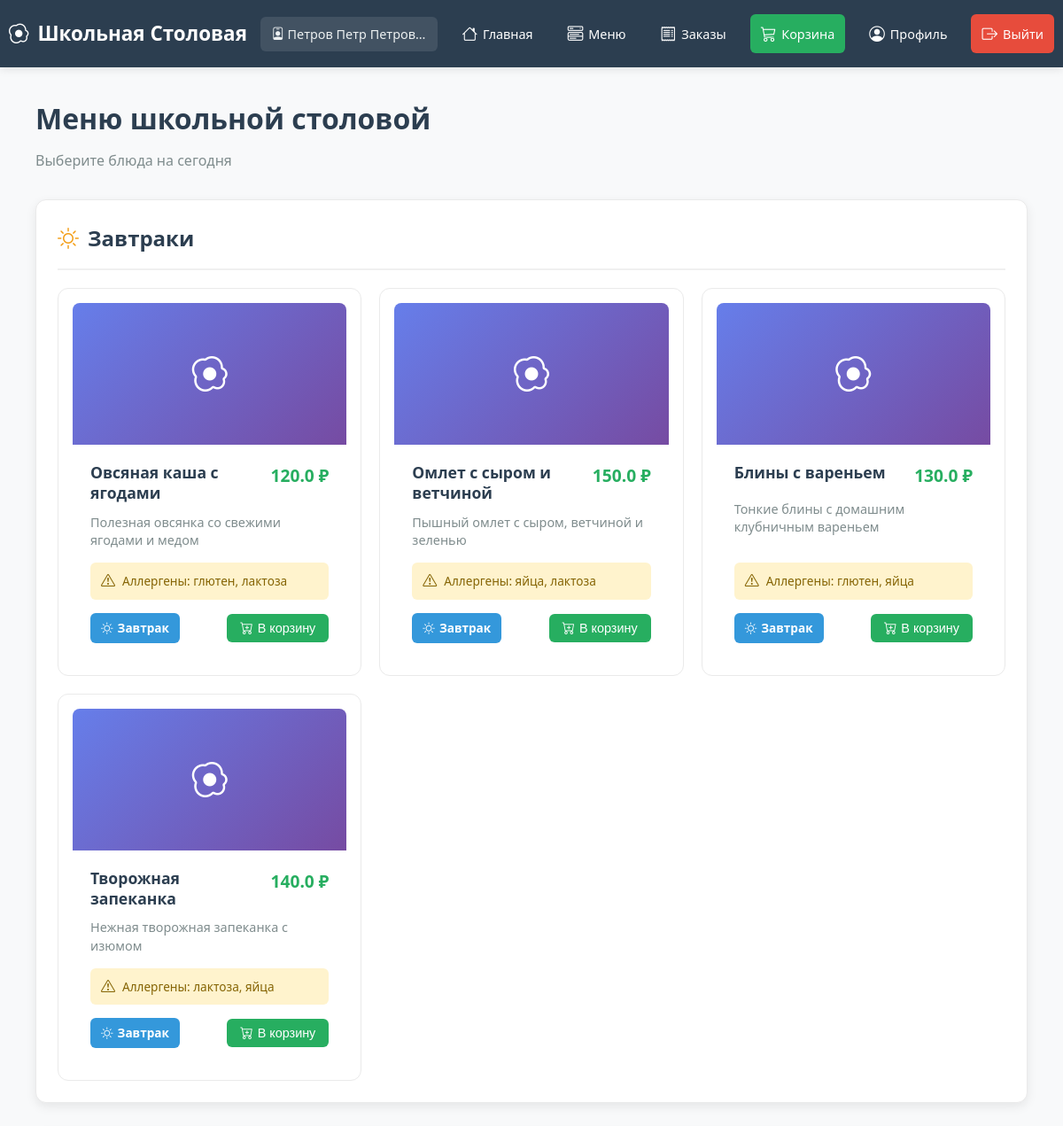
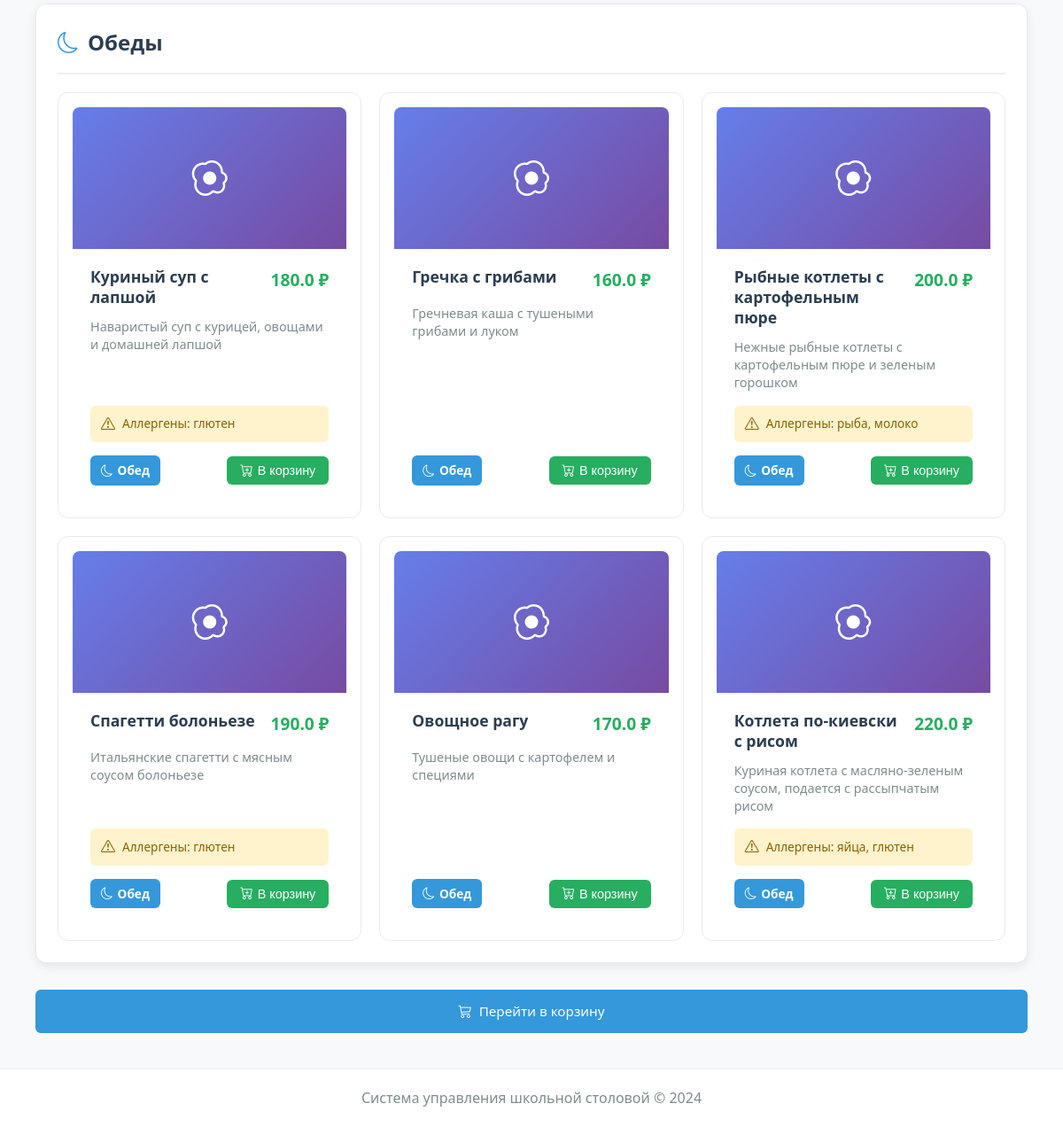
/user/menu (signed in), run on an earlier commit of the app's database (2 pictures, top to bottom).
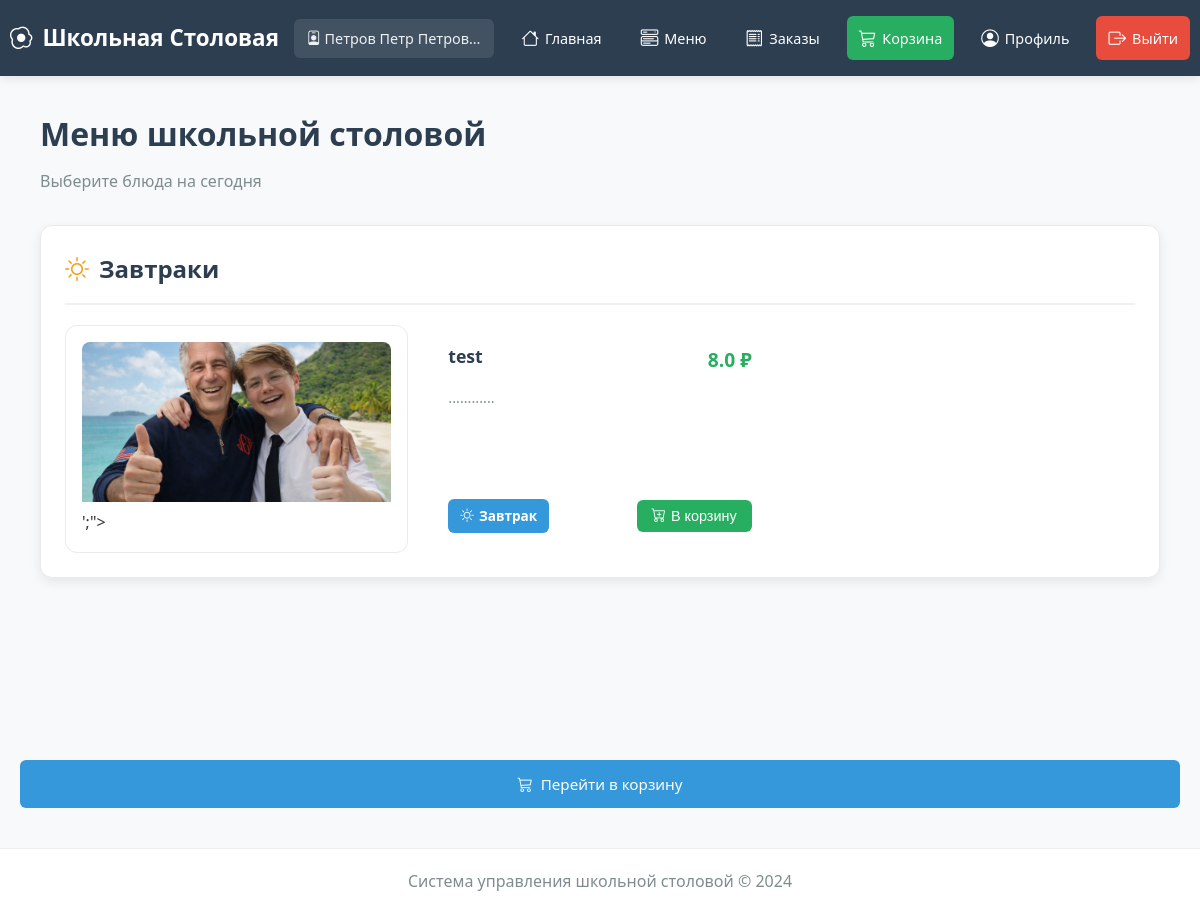
And on a later commit of the database.
### modules/core/models.py (models this page shows, shortened)
class MenuItem(db.Model):
    __tablename__ = 'menu_items'
    id = db.Column(db.Integer, primary_key=True)
    name = db.Column(db.String(100), nullable=False)
    description = db.Column(db.Text)
    price = db.Column(db.Float, nullable=False)
    category = db.Column(db.String(50))  # 'breakfast', 'lunch', 'snack'
    meal_type = db.Column(db.String(20))  # 'vegetarian', 'meat', 'fish', etc.
    allergens = db.Column(db.Text)  # JSON список аллергенов
    available = db.Column(db.Boolean, default=True)
    image_url = db.Column(db.String(255))
    created_at = db.Column(db.DateTime, default=datetime.utcnow)
    is_deleted = db.Column(db.Boolean, default=False)  # Флаг мягкого удаления

### modules/user/routes.py (the view)
@user_bp.route('/menu')
@login_required
def show_menu():
    if current_user.role != 'student':
        flash('Доступ запрещен', 'danger')
        return redirect(url_for('index'))
    from modules.core.models import MenuItem
    breakfast_items = MenuItem.query.filter(
        MenuItem.category == 'breakfast',
        MenuItem.available == True,
        MenuItem.is_deleted == False
    ).all()
    lunch_items = MenuItem.query.filter(
        MenuItem.category == 'lunch',
        MenuItem.available == True,
        MenuItem.is_deleted == False
    ).all()
    return render_template('user/menu.html',
                           breakfast_items=breakfast_items,
                           lunch_items=lunch_items)

### app.py (called while the page is built, shortened)
@login_manager.user_loader
def load_user(user_id):
    try:
        from modules.core.models import User
        return User.query.get(int(user_id))
    except Exception as e:
        print(f"{user_id}: {e}")
        return None

@app.context_processor
def inject_cart_count():
    return {'cart_count': get_cart_count()}

@app.context_processor
def inject_now():
    return {'now': datetime.utcnow()}

@app.context_processor
def inject_csrf_token():
    from flask_wtf.csrf import generate_csrf
    return {'csrf_token': generate_csrf}

@app.context_processor
def inject_now():
    return {'now': datetime.utcnow()}

@app.context_processor
def inject_today():
    return {'today': date.today()}

@app.context_processor
def inject_order_counts():
    from datetime import date
    return {
        'cook_total_active': 0,
        'pending_requests_count': 0
    }

@app.context_processor
def inject_now():
    return {'now': datetime.utcnow()}

@app.context_processor
def inject_now():
    return {'today': datetime.utcnow().date()}

### modules/user/routes.py (called while the page is built)
def get_cart_count():
    cart = session.get('cart', {})
    total = sum(item.get('quantity', 0) for item in cart.values())
    return total

### templates/user/menu.html (shortened to what the changed rows need)
{% extends "base.html" %}
{% block content %}
<div class="container">
    <div class="dashboard-header" style="margin-bottom: 30px;">
        <h1 style="color: #2c3e50; font-size: 2rem; font-weight: 700; margin-bottom: 10px;">
            Меню школьной столовой
        </h1>
    </div>
    {% if breakfast_items %}
    <div class="dashboard-card" style="margin-bottom: 30px;">
        <h2 style="color: #2c3e50; font-size: 1.5rem; margin-bottom: 20px; display: flex; align-items: center; gap: 10px;">
            <i class="bi bi-sun" style="color: #f39c12;"></i>
            Завтраки
        </h2>
        <div class="menu-items-grid">
            {% for item in breakfast_items %}
            <div class="menu-item-card">
                <div class="menu-item-image">
                    {% if item.image_url %}
                    <img src="{{ url_for('static', filename='uploads/menu_items/' + item.image_url) }}"
                         alt="{{ item.name }}"
                         style="width: 100%; height: 160px; object-fit: cover; border-radius: 8px 8px 0 0;"
                         onerror="this.onerror=null; this.style.display='none'; this.parentElement.innerHTML='<div style='width:100%;height:160px;background:linear-gradient(135deg, #667eea 0%, #764ba2 100%);border-radius:8px 8px 0 0;display:flex;align-items:center;justify-content:center;color:white;font-size:2.5rem'<i class=\"bi bi-egg-fried\"></i></div>';">
                    {% else %}
                    <div class="menu-item-image-placeholder" style="width: 100%; height: 160px; background: linear-gradient(135deg, #667eea 0%, #764ba2 100%); border-radius: 8px 8px 0 0; display: flex; align-items: center; justify-content: center; color: white; font-size: 2.5rem;">
                        <i class="bi bi-egg-fried"></i>
                    </div>
                    {% endif %}
                </div>
                <div class="menu-item-content" style="padding: 20px;">
                    <div class="menu-item-header" style="display: flex; justify-content: space-between; align-items: flex-start; margin-bottom: 12px;">
                        <h3 class="menu-item-name" style="font-size: 1.1rem; font-weight: 600; color: #2c3e50; margin: 0; line-height: 1.3;">
                            {{ item.name }}
                        </h3>
                        <span class="menu-item-price" style="font-weight: 700; color: #27ae60; font-size: 1.2rem; white-space: nowrap; margin-left: 10px;">
                            {{ item.price }} ₽
                        </span>
                    </div>
                    {% if item.description %}
                    <p class="menu-item-description" style="color: #7f8c8d; font-size: 0.9rem; line-height: 1.4; margin-bottom: 15px; flex: 1;">
                        {{ item.description|truncate(100) }}
                    </p>
                    {% endif %}
                    {% if item.allergens %}
                    <div class="menu-item-allergens" style="background: #fff3cd; color: #856404; padding: 8px 12px; border-radius: 6px; font-size: 0.85rem; margin-bottom: 15px; display: flex; align-items: center; gap: 8px;">
                        <i class="bi bi-exclamation-triangle" style="font-size: 1rem;"></i>
                        <span>Аллергены: {{ item.allergens|truncate(50) }}</span>
                    </div>
                    {% endif %}
                    <div class="menu-item-footer" style="display: flex; justify-content: space-between; align-items: center; margin-top: auto;">
                        <span class="menu-item-category" style="background: #3498db; color: white; padding: 6px 12px; border-radius: 6px; font-size: 0.85rem; display: flex; align-items: center; gap: 5px;">
                            <i class="bi bi-{{ 'sun' if item.category == 'breakfast' else 'moon' }}"></i>
                            {% if item.category == 'breakfast' %}Завтрак{% else %}Обед{% endif %}
                        </span>
                        <form action="{{ url_for('user.add_to_cart', item_id=item.id) }}" method="POST" style="margin: 0;">
                            <button type="submit" class="btn btn-success btn-sm" style="background: #27ae60; color: white; padding: 8px 15px; border: none; border-radius: 6px; font-size: 0.9rem; cursor: pointer; display: flex; align-items: center; gap: 5px;">
                                <i class="bi bi-cart-plus"></i> В корзину
                            </button>
                        </form>
                    </div>
                </div>
            </div>
            {% endfor %}
        </div>
    </div>
    {% endif %}
    {% if lunch_items %}
    <div class="dashboard-card" style="margin-bottom: 30px;">
        <h2 style="color: #2c3e50; font-size: 1.5rem; margin-bottom: 20px; display: flex; align-items: center; gap: 10px;">
            <i class="bi bi-moon" style="color: #3498db;"></i>
            Обеды
        </h2>
        <div class="menu-items-grid">
            {% for item in lunch_items %}
            <div class="menu-item-card">
                <div class="menu-item-image">
                    {% if item.image_url %}
                    <img src="{{ url_for('static', filename='uploads/menu_items/' + item.image_url) }}"
                         alt="{{ item.name }}"
                         style="width: 100%; height: 160px; object-fit: cover; border-radius: 8px 8px 0 0;"
                         onerror="this.onerror=null; this.style.display='none'; this.parentElement.innerHTML='<div style=\"width:100%;height:160px;background:linear-gradient(135deg, #667eea 0%, #764ba2 100%);border-radius:8px 8px 0 0;display:flex;align-items:center;justify-content:center;color:white;font-size:2.5rem;\"><i class=\"bi bi-egg-fried\"></i></div>';">
                    {% else %}
                    <div class="menu-item-image-placeholder" style="width: 100%; height: 160px; background: linear-gradient(135deg, #667eea 0%, #764ba2 100%); border-radius: 8px 8px 0 0; display: flex; align-items: center; justify-content: center; color: white; font-size: 2.5rem;">
                        <i class="bi bi-egg-fried"></i>
                    </div>
                    {% endif %}
                </div>
                <div class="menu-item-content" style="padding: 20px;">
                    <div class="menu-item-header" style="display: flex; justify-content: space-between; align-items: flex-start; margin-bottom: 12px;">
                        <h3 class="menu-item-name" style="font-size: 1.1rem; font-weight: 600; color: #2c3e50; margin: 0; line-height: 1.3;">
                            {{ item.name }}
                        </h3>
                        <span class="menu-item-price" style="font-weight: 700; color: #27ae60; font-size: 1.2rem; white-space: nowrap; margin-left: 10px;">
                            {{ item.price }} ₽
                        </span>
                    </div>
                    {% if item.description %}
                    <p class="menu-item-description" style="color: #7f8c8d; font-size: 0.9rem; line-height: 1.4; margin-bottom: 15px; flex: 1;">
                        {{ item.description|truncate(100) }}
                    </p>
                    {% endif %}
                    {% if item.allergens %}
                    <div class="menu-item-allergens" style="background: #fff3cd; color: #856404; padding: 8px 12px; border-radius: 6px; font-size: 0.85rem; margin-bottom: 15px; display: flex; align-items: center; gap: 8px;">
                        <i class="bi bi-exclamation-triangle" style="font-size: 1rem;"></i>
                        <span>Аллергены: {{ item.allergens|truncate(50) }}</span>
                    </div>
                    {% endif %}
                    <div class="menu-item-footer" style="display: flex; justify-content: space-between; align-items: center; margin-top: auto;">
                        <span class="menu-item-category" style="background: #3498db; color: white; padding: 6px 12px; border-radius: 6px; font-size: 0.85rem; display: flex; align-items: center; gap: 5px;">
                            <i class="bi bi-{{ 'sun' if item.category == 'breakfast' else 'moon' }}"></i>
                            {% if item.category == 'breakfast' %}Завтрак{% else %}Обед{% endif %}
                        </span>
                        <form action="{{ url_for('user.add_to_cart', item_id=item.id) }}" method="POST" style="margin: 0;">
                            <button type="submit" class="btn btn-success btn-sm" style="background: #27ae60; color: white; padding: 8px 15px; border: none; border-radius: 6px; font-size: 0.9rem; cursor: pointer; display: flex; align-items: center; gap: 5px;">
                                <i class="bi bi-cart-plus"></i> В корзину
                            </button>
                        </form>
                    </div>
                </div>
            </div>
            {% endfor %}
        </div>
    </div>
    {% endif %}
</div>
{% endblock %}

What changed in the data, as far as the page shows it:
no longer on this page (row edited): MenuItem: name "Овсяная каша с ягодами", price "120.0", description "Полезная овсянка со свежими ягодами и медом", allergens "глютен, лактоза", category "Завтрак", shown under "Завтраки"
no longer on this page (row edited): MenuItem: name "Омлет с сыром и ветчиной", price "150.0", description "Пышный омлет с сыром, ветчиной и зеленью", allergens "яйца, лактоза", category "Завтрак", shown under "Завтраки"
no longer on this page (row edited): MenuItem: name "Блины с вареньем", price "130.0", description "Тонкие блины с домашним клубничным вареньем", allergens "глютен, яйца", category "Завтрак", shown under "Завтраки"
no longer on this page (row edited): MenuItem: name "Творожная запеканка", price "140.0", description "Нежная творожная запеканка с изюмом", allergens "лактоза, яйца", category "Завтрак", shown under "Завтраки"
removed MenuItem: name "Куриный суп с лапшой", price "180.0", description "Наваристый суп с курицей, овощами и домашней лапшой", allergens "глютен", category "Обед", shown under "Обеды"
removed MenuItem: name "Гречка с грибами", price "160.0", description "Гречневая каша с тушеными грибами и луком", category "Обед", shown under "Обеды"
removed MenuItem: name "Рыбные котлеты с картофельным пюре", price "200.0", description "Нежные рыбные котлеты с картофельным пюре и зеленым горошком", allergens "рыба, молоко", category "Обед", shown under "Обеды"
removed MenuItem: name "Спагетти болоньезе", price "190.0", description "Итальянские спагетти с мясным соусом болоньезе", allergens "глютен", category "Обед", shown under "Обеды"
removed MenuItem: name "Овощное рагу", price "170.0", description "Тушеные овощи с картофелем и специями", category "Обед", shown under "Обеды"
removed MenuItem: name "Котлета по-киевски с рисом", price "220.0", description "Куриная котлета с масляно-зеленым соусом, подается с рассыпчатым рисом", allergens "яйца, глютен", category "Обед", shown under "Обеды"
added MenuItem: image_url+name (picture), name "test", price "8.0", description "............", category "Завтрак", shown under "Завтраки"
Also different on the page:
text no longer shown: "Обеды"
